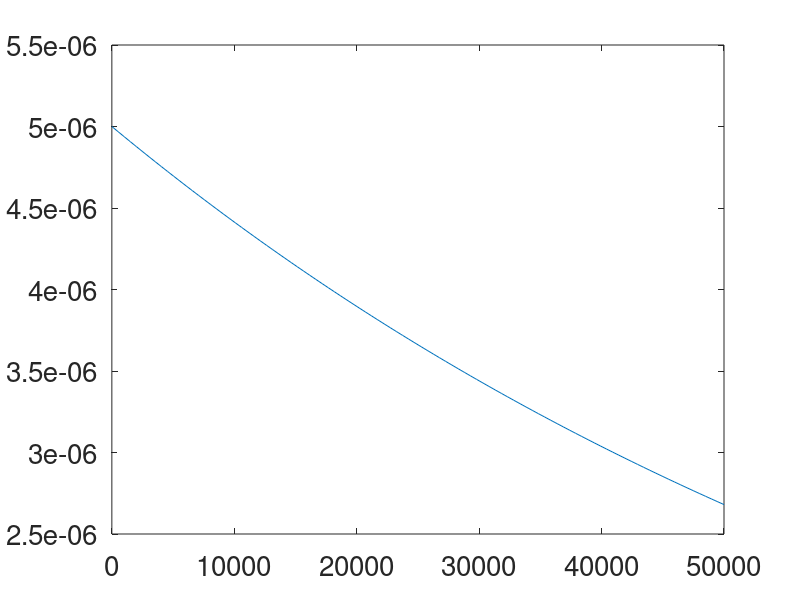

This chart was generated by the following MATLAB code: (Note: this script raises an error after producing the figure.)

close all

% [t,y] = ode45(@cvi,[0 10e-6],[12.2 10]);
% figure(1)
% plot(t,y(:,1),'-o')
%     %,t,y(:,2),'-o')
% title('rp=5e-5 [m] Dg=9e-5 [m^2/s] khet=1 m/s  C(0)=12.2 mol/m^3 C''(0)=1');
% xlabel('z');
% ylabel('c');
% legend('c[1]')
% set(gca, 'FontSize', 20)
% % set(gca, 'YScale', 'log')

% figure(2)
% % for C = linspace(1,20,5)
% [t,y] = ode45(@cvi,[0 10],[5e-6 0]);
% 
% plot(t,y(:,1),'-o')
% hold on
% %,t,y(:,2),'-o')
% title('rp=5e-5 [m] Dg=9e-5 [m^2/s] khet=1 m/s  C(0)=12.2 mol/m^3 C''(0)=1');
% xlabel('z');
% ylabel('c');
% legend('c[1]')
% set(gca, 'FontSize', 20)
% % end
figure(3)
for C = 1:3:21
khet = 1; Ms = 40.11e-3; rhos = 3.217e3;
t = linspace(0,50000,100);
rp  = 5e-6*exp(-khet*C*Ms/rhos*t);
plot(t, rp)
hold on 
set(gca, 'FontSize', 20)
title('r_p''=-r_pkCMs/rhos','k=1, Ms=40.11e-3, rhos=3.217e3')
end
hold off 
legend('C=1', 'C=4', 'C=7', 'C=10', 'C=13', 'C=16', 'C=19', 'C=21')
xlabel('t')
ylabel('r_p')

figure(4)
i = 1;
for C = linspace(1,21, 100)
r = 5e-6;
sig_v = 2/r;
tau(i) = rhos/Ms * 1/C /sig_v / khet;
i = i +1;
end
plot(linspace(1,21, 100), tau)
xlabel('C')
ylabel('\tau')
title('Characteristic Time', '\tau = \rho_s/M_s(1/C)(1/\sigma_v/k) k=1, Ms=40.11e-3, rhos=3.217e3')
set(gca, 'FontSize', 20)

%% Plot of coupled rp and C
rp = ones(1, 100);
rp_init = rp;
C = (-tanh(linspace(0,1,100)*5-2)+1)/2;
C_init = C;
dt = 1/1000; 
dz = 1/100;
khet = 1; Ms = 40.11e-3; rhos = 3.217e3;
% Vs = Ms/rhos;
Vs = 1;
Dg = 1;
rp_old = rp;
for t = 1:1000
    for z = 1: 100
        rp(z) = 1/(1 + dt * khet * C(z) * Vs) * rp_old(z);  
    end
    rp_old = rp;
    C_old = C;
    for z = 2:99
        C(z) = 1/(2 - 2 * khet / rp(z) / Dg * dz^2) * (C_old(z+1) + C_old(z-1));
    end
%     C(1) = -(dz * (2*khet/ rp(1,t+1) /Dg)) * C(1) + C(1+1);
% Left BC    assume flux=0
    z = 1;
    C(z) = C(z+1);
    z = 100;
    C(z) = C(z-1);
%     C(end) = C_old(end-1);
end
C
figure(9)
plot(C, LineWidth= 4)
hold on
plot(rp, LineWidth= 4)
plot(C_init, 'b--', LineWidth=2)
plot(rp_init, 'r-o', LineWidth=2)
hold off
legend('C', 'r_p', 'C_{init}', 'r_p_{init}')
title('t=1.0 s', 'Vs=Dg=khet=1')
set(gca, 'FontSize', 20)
xlabel('z (cm)')
ylabel('Concentration / pore radius')
%%
function dcdz = cvi(z, c)
rp  = 5e-6;
Dg = 9e-5;
khet = 1;

dcdz = [c(2); -2*khet/(rp*Dg) * c(1)];
end

function drdt = cvi2(t, r, C)
khet = 1;
C = 12.2;
Ms = 40.11e3;
rhos = 3.217e3;
rp  =5e-6;
drdt = [r(2); -rp*khet*C*Ms/rhos];
end